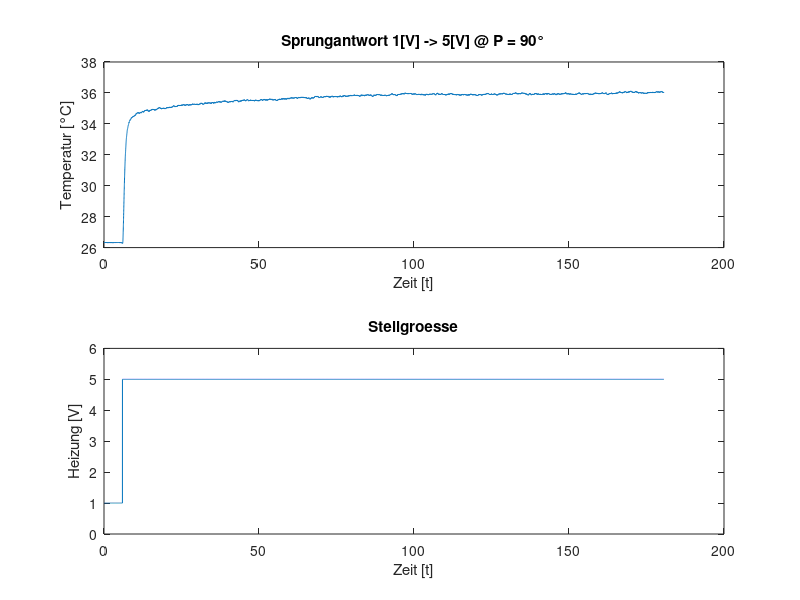
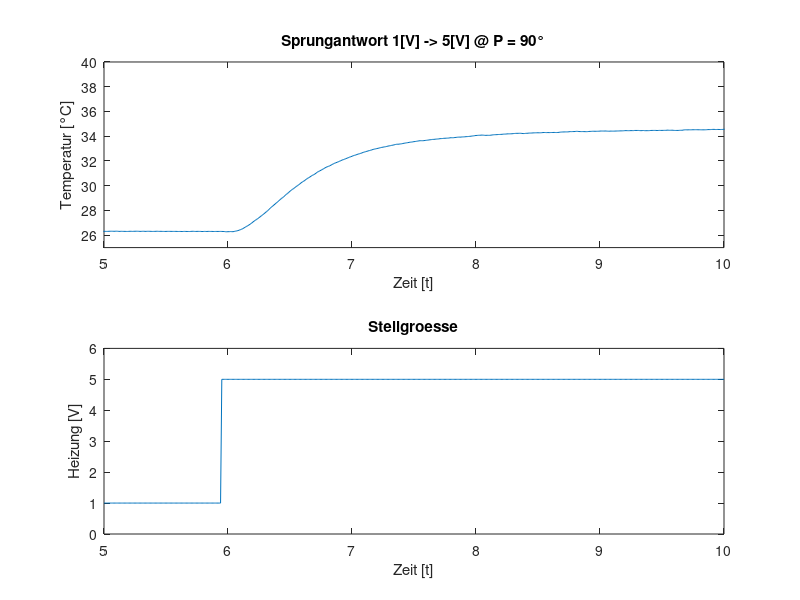
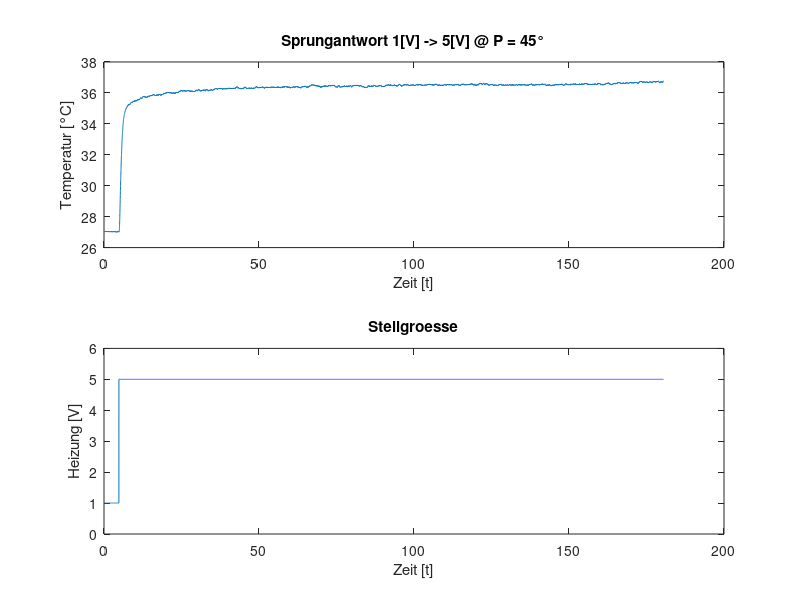
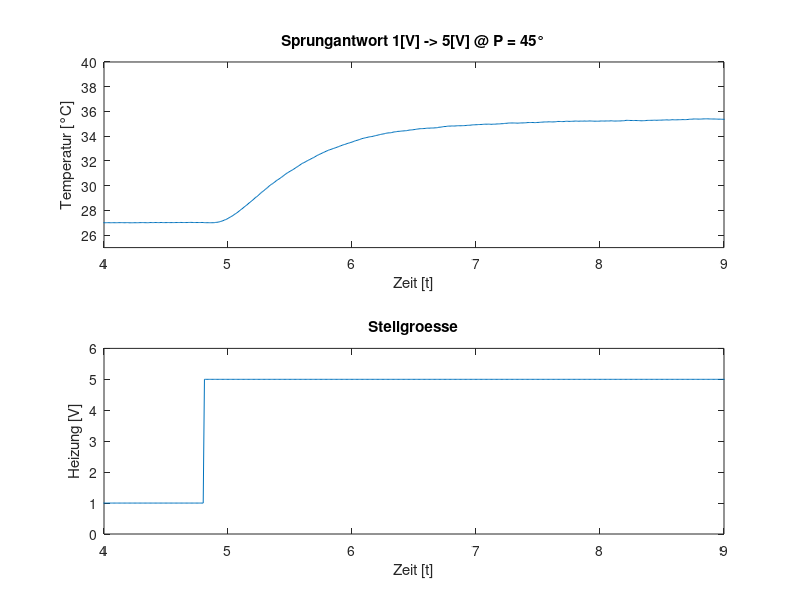

Here is the MATLAB script that generated these plots, in order:
% Load data from measurements
data_full = load('air_step_1_5_90.mat');  % valve 90°
data_half = load('air_step_1_5_45.mat');  % valve 45°

% plot the step for 'full' valve
figure(1);
subplot(2,1,1);
plot( ...
    data_full.Zeit, ...
    data_full.Temperatur);
title('Sprungantwort 1[V] -> 5[V] @ P = 90°')
xlabel('Zeit [t]');
ylabel('Temperatur [°C]');
subplot(2,1,2);
plot( ...
    data_full.Zeit, ...
    data_full.Heizung);
ylim([0 6]);
xlabel('Zeit [t]');
ylabel('Heizung [V]');
title('Stellgroesse');

print -dpdf 'step_full'

% plot the step for 'full' valve
full_start = 500;
full_stop = 1000;
figure(2);
subplot(2,1,1);
plot( ...
    data_full.Zeit, ...
    data_full.Temperatur);
axis([5 10 25 40]);
title('Sprungantwort 1[V] -> 5[V] @ P = 90°');
xlabel('Zeit [t]');
ylabel('Temperatur [°C]');
subplot(2,1,2);
plot( ...
    data_full.Zeit(full_start:full_stop), ...
    data_full.Heizung(full_start:full_stop));
axis([5 10 0 6]);
xlabel('Zeit [t]');
ylabel('Heizung [V]');
title('Stellgroesse');

print -dpdf 'step_full_scale'

% plot the data for 'half' valve
figure(3);
subplot(2,1,1);
plot( ...
    data_half.Zeit, ...
    data_half.Temperatur);
title('Sprungantwort 1[V] -> 5[V] @ P = 45°')
xlabel('Zeit [t]');
ylabel('Temperatur [°C]');
subplot(2,1,2);
plot( ...
    data_half.Zeit, ...
    data_half.Heizung);
ylim([0 6]);
xlabel('Zeit [t]');
ylabel('Heizung [V]');
title('Stellgroesse');

print -dpdf 'step_half'

% plot the data for 'half' valve
half_start = 400;
half_stop = 900;
figure(4);
subplot(2,1,1);
plot( ...
    data_half.Zeit, ...
    data_half.Temperatur);
axis([4 9 25 40]);
title('Sprungantwort 1[V] -> 5[V] @ P = 45°')
xlabel('Zeit [t]');
ylabel('Temperatur [°C]');
subplot(2,1,2);
plot( ...
    data_half.Zeit, ...
    data_half.Heizung);
axis([4 9 0 6]);
xlabel('Zeit [t]');
ylabel('Heizung [V]');
title('Stellgroesse');


print -dpdf 'step_half_scale'
